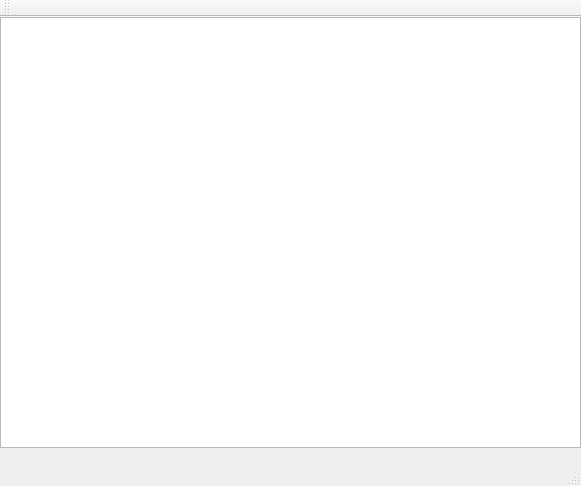
<?xml version="1.0" encoding="UTF-8"?>
<ui version="4.0">
 <class>MainWindow</class>
 <widget class="QMainWindow" name="MainWindow">
  <property name="geometry">
   <rect>
    <x>0</x>
    <y>0</y>
    <width>581</width>
    <height>486</height>
   </rect>
  </property>
  <property name="windowTitle">
   <string>MainWindow</string>
  </property>
  <widget class="QWidget" name="centralWidget">
   <widget class="QGraphicsView" name="graphicsView">
    <property name="geometry">
     <rect>
      <x>0</x>
      <y>0</y>
      <width>581</width>
      <height>431</height>
     </rect>
    </property>
   </widget>
  </widget>
  <widget class="QMenuBar" name="menuBar">
   <property name="geometry">
    <rect>
     <x>0</x>
     <y>0</y>
     <width>581</width>
     <height>21</height>
    </rect>
   </property>
  </widget>
  <widget class="QToolBar" name="mainToolBar">
   <attribute name="toolBarArea">
    <enum>TopToolBarArea</enum>
   </attribute>
   <attribute name="toolBarBreak">
    <bool>false</bool>
   </attribute>
  </widget>
  <widget class="QStatusBar" name="statusBar"/>
 </widget>
 <layoutdefault spacing="6" margin="11"/>
 <resources/>
 <connections/>
</ui>
